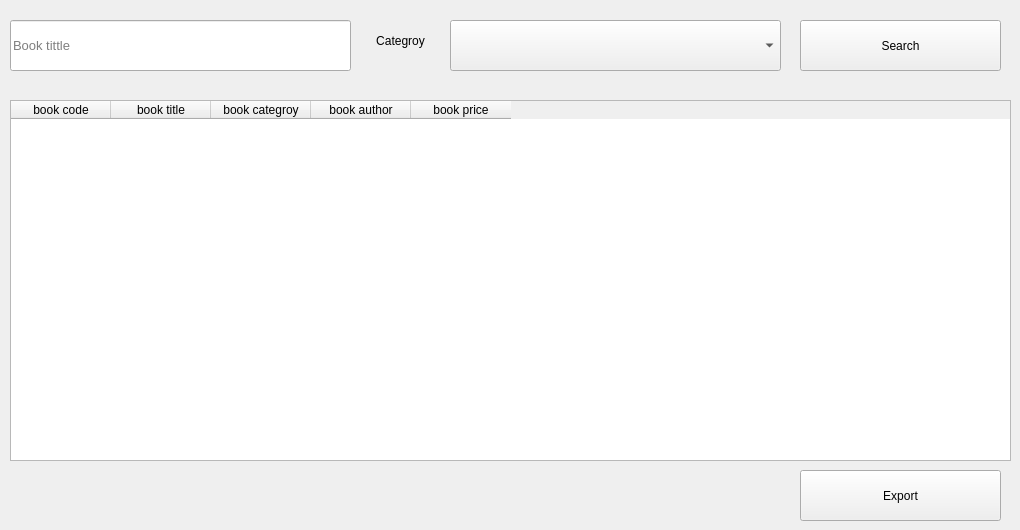
      <widget class="QWidget" name="tab_8">
       <attribute name="title">
        <string>All Books</string>
       </attribute>
       <widget class="QLineEdit" name="lineEdit_3">
        <property name="geometry">
         <rect>
          <x>10</x>
          <y>20</y>
          <width>341</width>
          <height>51</height>
         </rect>
        </property>
        <property name="font">
         <font>
          <pointsize>10</pointsize>
         </font>
        </property>
        <property name="placeholderText">
         <string>Book tittle</string>
        </property>
       </widget>
       <widget class="QComboBox" name="comboBox_3">
        <property name="geometry">
         <rect>
          <x>450</x>
          <y>20</y>
          <width>331</width>
          <height>51</height>
         </rect>
        </property>
       </widget>
       <widget class="QPushButton" name="pushButton_9">
        <property name="geometry">
         <rect>
          <x>800</x>
          <y>20</y>
          <width>201</width>
          <height>51</height>
         </rect>
        </property>
        <property name="text">
         <string>Search</string>
        </property>
        <property name="icon">
         <iconset resource="icons.qrc">
          <normaloff>:/icons/icons/loupe.png</normaloff>:/icons/icons/loupe.png</iconset>
        </property>
       </widget>
       <widget class="QLabel" name="label">
        <property name="geometry">
         <rect>
          <x>360</x>
          <y>20</y>
          <width>81</width>
          <height>41</height>
         </rect>
        </property>
        <property name="text">
         <string>Categroy</string>
        </property>
        <property name="alignment">
         <set>Qt::AlignCenter</set>
        </property>
       </widget>
       <widget class="QTableWidget" name="tableWidget_3">
        <property name="geometry">
         <rect>
          <x>10</x>
          <y>100</y>
          <width>1001</width>
          <height>361</height>
         </rect>
        </property>
        <column>
         <property name="text">
          <string>book code</string>
         </property>
        </column>
        <column>
         <property name="text">
          <string>book title</string>
         </property>
        </column>
        <column>
         <property name="text">
          <string>book categroy</string>
         </property>
        </column>
        <column>
         <property name="text">
          <string>book author</string>
         </property>
        </column>
        <column>
         <property name="text">
          <string>book price</string>
         </property>
        </column>
       </widget>
       <widget class="QPushButton" name="pushButton_15">
        <property name="enabled">
         <bool>true</bool>
        </property>
        <property name="geometry">
         <rect>
          <x>800</x>
          <y>470</y>
          <width>201</width>
          <height>51</height>
         </rect>
        </property>
        <property name="text">
         <string>Export</string>
        </property>
       </widget>
      </widget>
